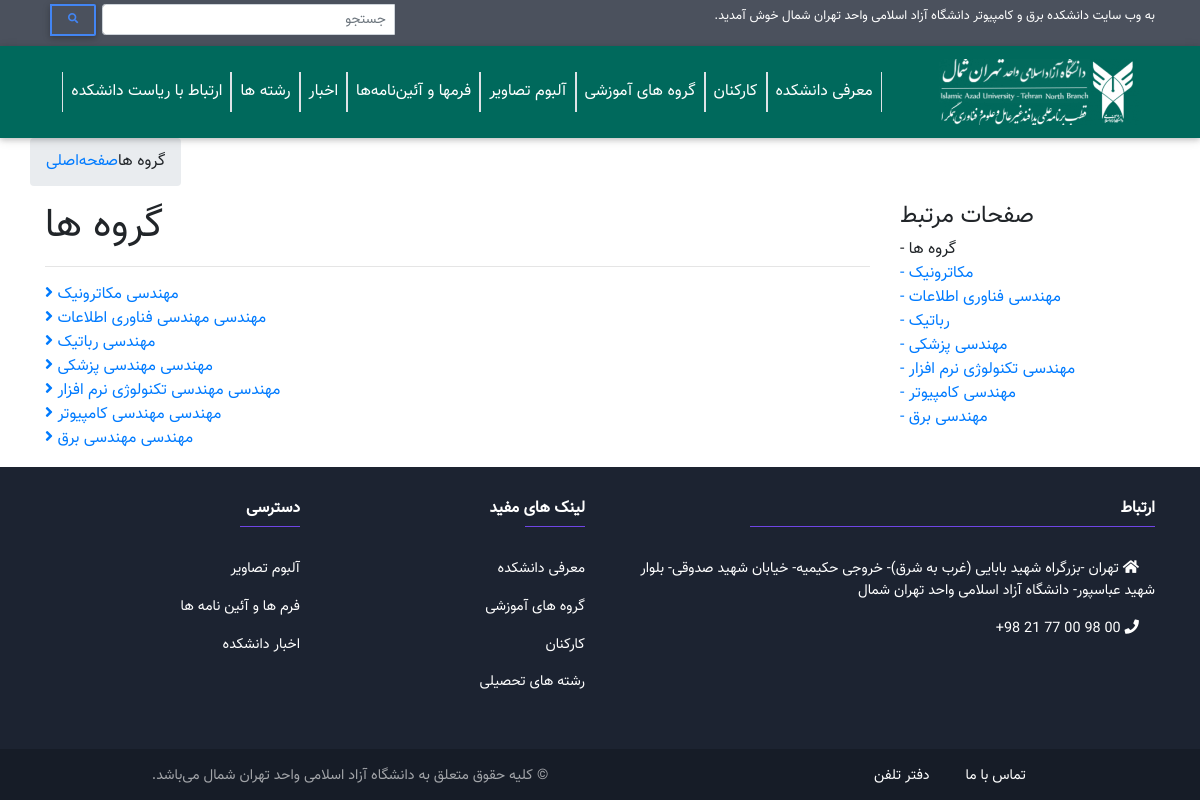
Screenshot of /fa/group/ with the database file from the repository.
### groups/models.py (models this page shows, shortened)
class Group(models.Model):
    name = models.CharField(max_length=50)
    slug = models.SlugField()
    class Meta:
        verbose_name = "گروه"
        verbose_name_plural = "گروه ها"

### groups/views.py (the view)
# urls.py: path('', views.index, name="index"),
def index(request):
    groups = Group.objects.all()
    context = {
        'groups':groups,
    }
    return render(request, 'groups/index.html', context)

### templates/groups/index.html (shortened to what this page needs)
{% extends 'shared/base.html' %}
{% load static %}
{% block body %}
<div class="container">
    <div class="row">
        <div class="col-xs-12">
            <ul class="breadcrumb">
                <li><a href="{% url 'home' %}">صفحه‌اصلی</a></li>
                <li class="active">گروه ها</li>
            </ul>
        </div>
    </div>
</div>
<div class="container main-content">
    <div class="row">
        <div class="col-xs-12 col-sm-9 pull-right flip">
            <div class="page-view article-view">
                <article>
                    <h1>گروه ها</h1>
                </article>
                <hr class="seprator">
                <div class="nestedpage-widget widget">
                    <ul class="list-unstyled">
                        {% for group in groups %}
                        <li>
                            <a href="{% url 'groups:detail' group.slug %}"><i class="fa fa-angle-right"></i> مهندسی
                                {{group.name}}
                            </a>
                        </li>
                        {% endfor %}
                    </ul>
                </div>
            </div>
        </div>
        <aside class="col-xs-12 col-sm-3 pull-left flip">
            <div class="nestedpage-widget widget side-menu">
                <h4 class="">
                    صفحات مرتبط </h4>
                <ul class="list-unstyled">
                    <li class="active parent">
                        - گروه ها </li>
                    {% for group in groups %}
                    <li>
                        <a
                            href="{% url 'groups:detail' group.slug %}">-
                            {{group.name}}
                        </a>
                    </li>
                    {% endfor %}
                </ul>
            </div>
        </aside>
    </div>
</div>
{% endblock body %}

### static/css/site.css (style rules this page uses)
* { font-family: 'Vazir' ; }

### rows the page displays
Group: name "مکاترونیک"
Group: name "مهندسی فناوری اطلاعات"
Group: name "رباتیک"
Group: name "مهندسی پزشکی"
Group: name "مهندسی تکنولوژی نرم افزار"
Group: name "مهندسی کامپیوتر"
Group: name "مهندسی برق"
